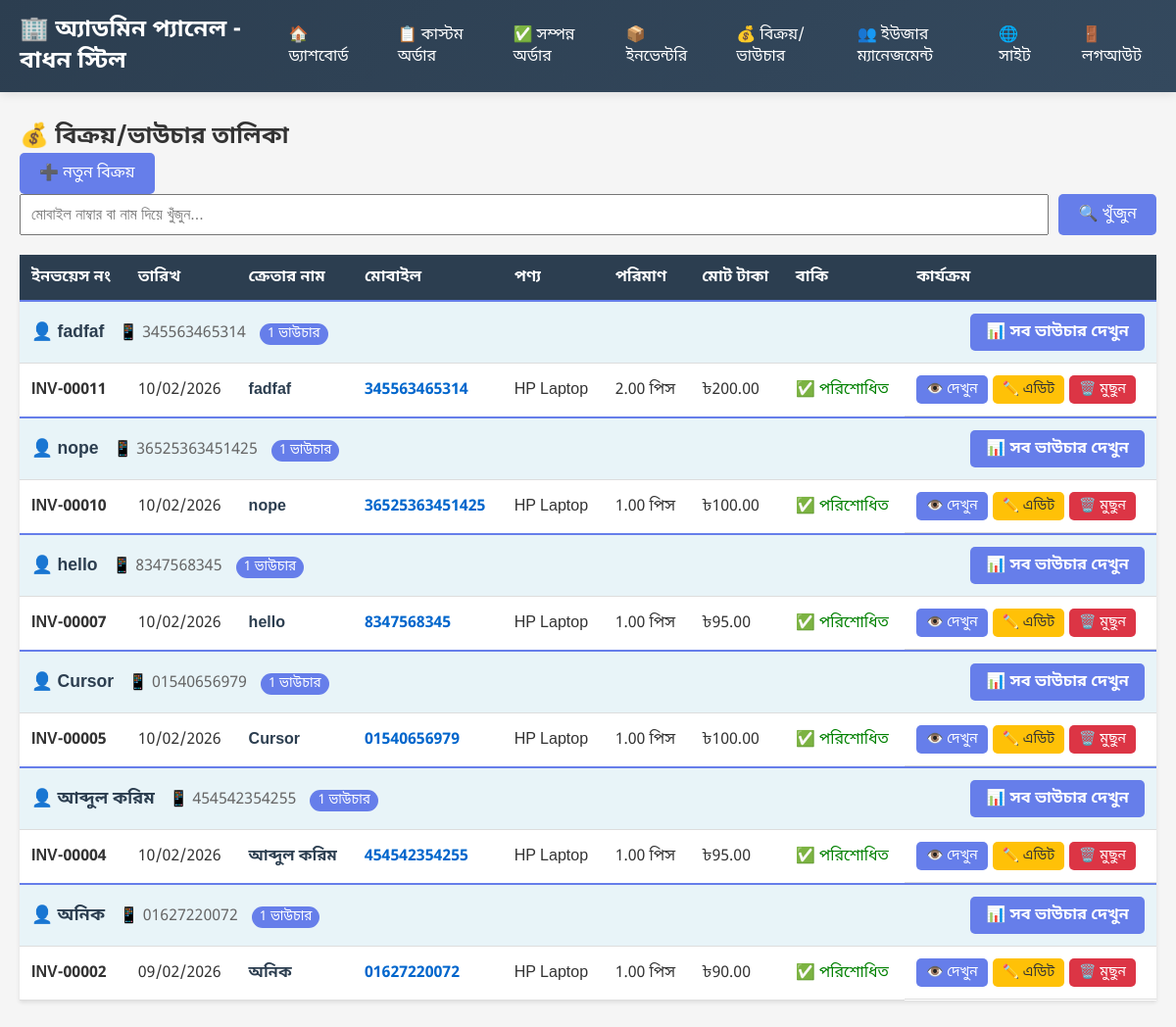
The app's page /admin-panel/invoices/ (signed in) with its own data.
### shop/models.py (models this page shows, shortened)
class Invoice(models.Model):
    invoice_number = models.CharField(max_length=50, unique=True, verbose_name='ইনভয়েস নাম্বার', editable=False)
    customer_name = models.CharField(max_length=200, verbose_name='ক্রেতার নাম')
    mobile_number = models.CharField(max_length=20, verbose_name='মোবাইল নাম্বার')
    product = models.ForeignKey(InventoryProduct, on_delete=models.PROTECT, verbose_name='পণ্য')
    quantity = models.DecimalField(max_digits=10, decimal_places=2, verbose_name='পরিমাণ')
    unit_price = models.DecimalField(max_digits=10, decimal_places=2, verbose_name='একক মূল্য')
    subtotal = models.DecimalField(max_digits=10, decimal_places=2, verbose_name='সাবটোটাল', editable=False)
    discount_percentage = models.DecimalField(max_digits=5, decimal_places=2, verbose_name='ছাড় (%)', default=0)
    discount_amount = models.DecimalField(max_digits=10, decimal_places=2, verbose_name='ছাড়ের টাকা', editable=False, default=0)
    total_amount = models.DecimalField(max_digits=10, decimal_places=2, verbose_name='মোট টাকা', editable=False)
    paid_amount = models.DecimalField(max_digits=10, decimal_places=2, verbose_name='পরিশোধিত টাকা', default=0)
    due_amount = models.DecimalField(max_digits=10, decimal_places=2, verbose_name='বাকি টাকা', editable=False, default=0)
    notes = models.TextField(verbose_name='নোট', blank=True)
    sale_date = models.DateField(default=timezone.now, verbose_name='বিক্রয়ের তারিখ')
    original_invoice = models.ForeignKey('self', on_delete=models.SET_NULL, null=True, blank=True,
                                         related_name='edited_versions', verbose_name='মূল ইনভয়েস')
    is_latest = models.BooleanField(default=True, verbose_name='সর্বশেষ ভার্সন')
    created_at = models.DateTimeField(auto_now_add=True, verbose_name='তৈরির সময়')
    updated_at = models.DateTimeField(auto_now=True, verbose_name='আপডেটের সময়')
    class Meta:
        verbose_name = 'ইনভয়েস'
        verbose_name_plural = 'ইনভয়েসসমূহ'
        ordering = ['-created_at']

class InventoryProduct(models.Model):
    UNIT_CHOICES = [
        ('piece', 'পিস'),
        ('feet', 'ফুট'),
        ('meter', 'মিটার'),
        ('ton', 'টন'),
        ('kg', 'কেজি'),
    ]
    name = models.CharField(max_length=200, verbose_name='পণ্যের নাম')
    description = models.TextField(verbose_name='বিবরণ', blank=True)
    unit = models.CharField(max_length=20, choices=UNIT_CHOICES, verbose_name='একক')
    price_per_unit = models.DecimalField(max_digits=10, decimal_places=2, verbose_name='প্রতি একক মূল্য')
    stock_quantity = models.DecimalField(max_digits=10, decimal_places=2, verbose_name='স্টক পরিমাণ', default=0)
    is_active = models.BooleanField(default=True, verbose_name='সক্রিয়')
    created_at = models.DateTimeField(auto_now_add=True, verbose_name='তৈরির তারিখ')
    updated_at = models.DateTimeField(auto_now=True, verbose_name='আপডেটের তারিখ')
    image = models.ImageField(upload_to='inventory/', blank=True, null=True, verbose_name='ছবি')
    class Meta:
        verbose_name = 'ইনভেন্টরি পণ্য'
        verbose_name_plural = 'ইনভেন্টরি পণ্যসমূহ'
        ordering = ['name']

### shop/views.py (the view)
# urls.py: path('admin-panel/invoices/', views.invoice_list, name='invoice_list'),
@login_required
def invoice_list(request):
    search_query = request.GET.get('search', '')
    page_number = request.GET.get('page', 1)
    invoices = Invoice.objects.filter(is_latest=True)
    if search_query:
        invoices = invoices.filter(
            Q(invoice_number__icontains=search_query) |
            Q(customer_name__icontains=search_query) |
            Q(mobile_number__icontains=search_query)
        )
    paginator = Paginator(invoices, 15)
    page_obj = paginator.get_page(page_number)
    context = {
        'invoices': page_obj,
        'page_obj': page_obj,
        'search_query': search_query,
    }
    return render(request, 'admin_panel/invoice_list.html', context)

### shop/templates/admin_panel/invoice_list.html (shortened to what this page needs)
{% extends 'admin_panel/base.html' %}
{% block content %}
<div class="content-header">
    <h2>💰 বিক্রয়/ভাউচার তালিকা</h2>
    <a href="{% url 'invoice_create' %}" class="btn btn-primary">➕ নতুন বিক্রয়</a>
</div>
<div class="search-box" style="margin-bottom: 20px;">
    <form method="get" style="display: flex; gap: 10px;">
        <input type="text" name="search" class="form-control" placeholder="মোবাইল নাম্বার বা নাম দিয়ে খুঁজুন..." value="{{ search_query }}" style="flex: 1;">
        <button type="submit" class="btn btn-primary">🔍 খুঁজুন</button>
    </form>
</div>
<div class="table-container">
    <table class="data-table">
        <thead>
            <tr>
                <th>ইনভয়েস নং</th>
                <th>তারিখ</th>
                <th>ক্রেতার নাম</th>
                <th>মোবাইল</th>
                <th>পণ্য</th>
                <th>পরিমাণ</th>
                <th>মোট টাকা</th>
                <th>বাকি</th>
                <th>কার্যক্রম</th>
            </tr>
        </thead>
        <tbody>
            {% regroup invoices by mobile_number as invoices_by_customer %}
            {% for customer_group in invoices_by_customer %}
                <tr style="background-color: #e8f4f8; border-top: 2px solid #667eea;">
                    <td colspan="9">
                        <div style="display: flex; justify-content: space-between; align-items: center;">
                            <div>
                                <strong style="font-size: 1.1em; color: #2c3e50;">
                                    👤 {{ customer_group.list.0.customer_name }}
                                </strong>
                                <span style="color: #666; margin-left: 10px;">
                                    📱 {{ customer_group.grouper }}
                                    <span style="background: #667eea; color: white; padding: 2px 8px; border-radius: 12px; font-size: 0.85em; margin-left: 10px;">
                                        {{ customer_group.list|length }} ভাউচার
                                    </span>
                                </span>
                            </div>
                            <a href="{% url 'customer_profile' customer_group.grouper %}" class="btn btn-primary" style="padding: 8px 16px; background: #667eea; color: white; text-decoration: none; border-radius: 5px; font-weight: 600;">
                                📊 সব ভাউচার দেখুন
                            </a>
                        </div>
                    </td>
                </tr>
                {% for invoice in customer_group.list %}
                <tr>
                    <td><strong>{{ invoice.invoice_number }}</strong></td>
                    <td>{{ invoice.sale_date|date:"d/m/Y" }}</td>
                    <td>
                        <strong style="color: #2c3e50;">{{ invoice.customer_name }}</strong>
                    </td>
                    <td>
                        <span style="color: #0066cc; font-weight: 600;">{{ invoice.mobile_number }}</span>
                    </td>
                    <td>{{ invoice.product.name }}</td>
                    <td>{{ invoice.quantity }} {{ invoice.product.get_unit_display }}</td>
                    <td>৳{{ invoice.total_amount }}</td>
                    <td>
                        {% if invoice.due_amount > 0 %}
                        <span style="color: red; font-weight: bold;">৳{{ invoice.due_amount }}</span>
                        {% else %}
                        <span style="color: green;">✅ পরিশোধিত</span>
                        {% endif %}
                    </td>
                    <td class="action-buttons">
                        <a href="{% url 'invoice_detail' invoice.pk %}" class="btn btn-sm btn-primary">👁️ দেখুন</a>
                        <a href="{% url 'invoice_edit' invoice.pk %}" class="btn btn-sm btn-warning">✏️ এডিট</a>
                        <a href="{% url 'invoice_delete' invoice.pk %}" class="btn btn-sm btn-danger"
                           onclick="return confirm('এই ভাউচারটি মুছে ফেলতে নিশ্চিত?')">🗑️ মুছুন</a>
                    </td>
                </tr>
                {% endfor %}
            {% endfor %}
        </tbody>
    </table>
</div>
{% endblock %}

### shop/templates/admin_panel/invoice_list.html (style rules this page uses)
.search-box input { padding: 10px; font-size: 16px; }
.data-table { width: 100%; border-collapse: collapse; background: white; box-shadow: 0 2px 4px rgba(0,0,0,0.1); }
.data-table th { background: #2c3e50; color: white; padding: 12px; text-align: left; font-weight: 600; }
.data-table td { padding: 12px; border-bottom: 1px solid #ddd; }
.action-buttons { display: flex; gap: 5px; }
.btn-sm { padding: 5px 10px; font-size: 14px; }

### records on screen
Invoice: list.0.customer_name "fadfaf", grouper "345563465314", invoice_number "INV-00011", sale_date "10/02/2026", customer_name "fadfaf", mobile_number "345563465314", product.name "HP Laptop", quantity "2.00", product.unit "পিস", total_amount "200.00", due_amount "✅ পরিশোধিত"
Invoice: list.0.customer_name "nope", grouper "36525363451425", invoice_number "INV-00010", sale_date "10/02/2026", customer_name "nope", mobile_number "36525363451425", product.name "HP Laptop", quantity "1.00", product.unit "পিস", total_amount "100.00", due_amount "✅ পরিশোধিত"
Invoice: list.0.customer_name "hello", grouper "8347568345", invoice_number "INV-00007", sale_date "10/02/2026", customer_name "hello", mobile_number "8347568345", product.name "HP Laptop", quantity "1.00", product.unit "পিস", total_amount "95.00", due_amount "✅ পরিশোধিত"
Invoice: list.0.customer_name "Cursor", grouper "01540656979", invoice_number "INV-00005", sale_date "10/02/2026", customer_name "Cursor", mobile_number "01540656979", product.name "HP Laptop", quantity "1.00", product.unit "পিস", total_amount "100.00", due_amount "✅ পরিশোধিত"
Invoice: list.0.customer_name "আব্দুল করিম", grouper "454542354255", invoice_number "INV-00004", sale_date "10/02/2026", customer_name "আব্দুল করিম", mobile_number "454542354255", product.name "HP Laptop", quantity "1.00", product.unit "পিস", total_amount "95.00", due_amount "✅ পরিশোধিত"
Invoice: list.0.customer_name "অনিক", grouper "01627220072", invoice_number "INV-00002", sale_date "09/02/2026", customer_name "অনিক", mobile_number "01627220072", product.name "HP Laptop", quantity "1.00", product.unit "পিস", total_amount "90.00", due_amount "✅ পরিশোধিত"

### other values on screen
{{ customer_group.list|length }} "1" "1" "1" "1" "1" "1"
